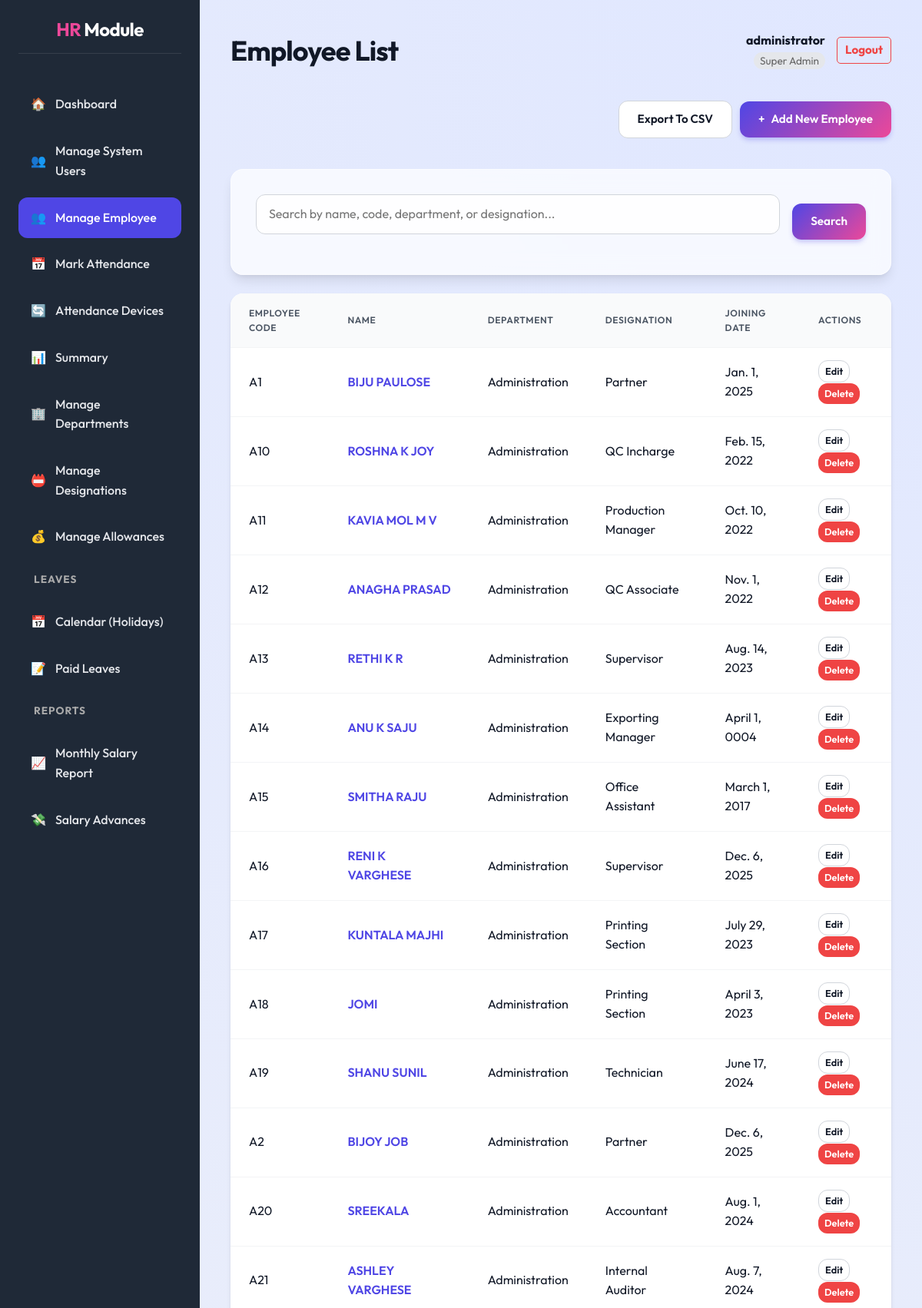
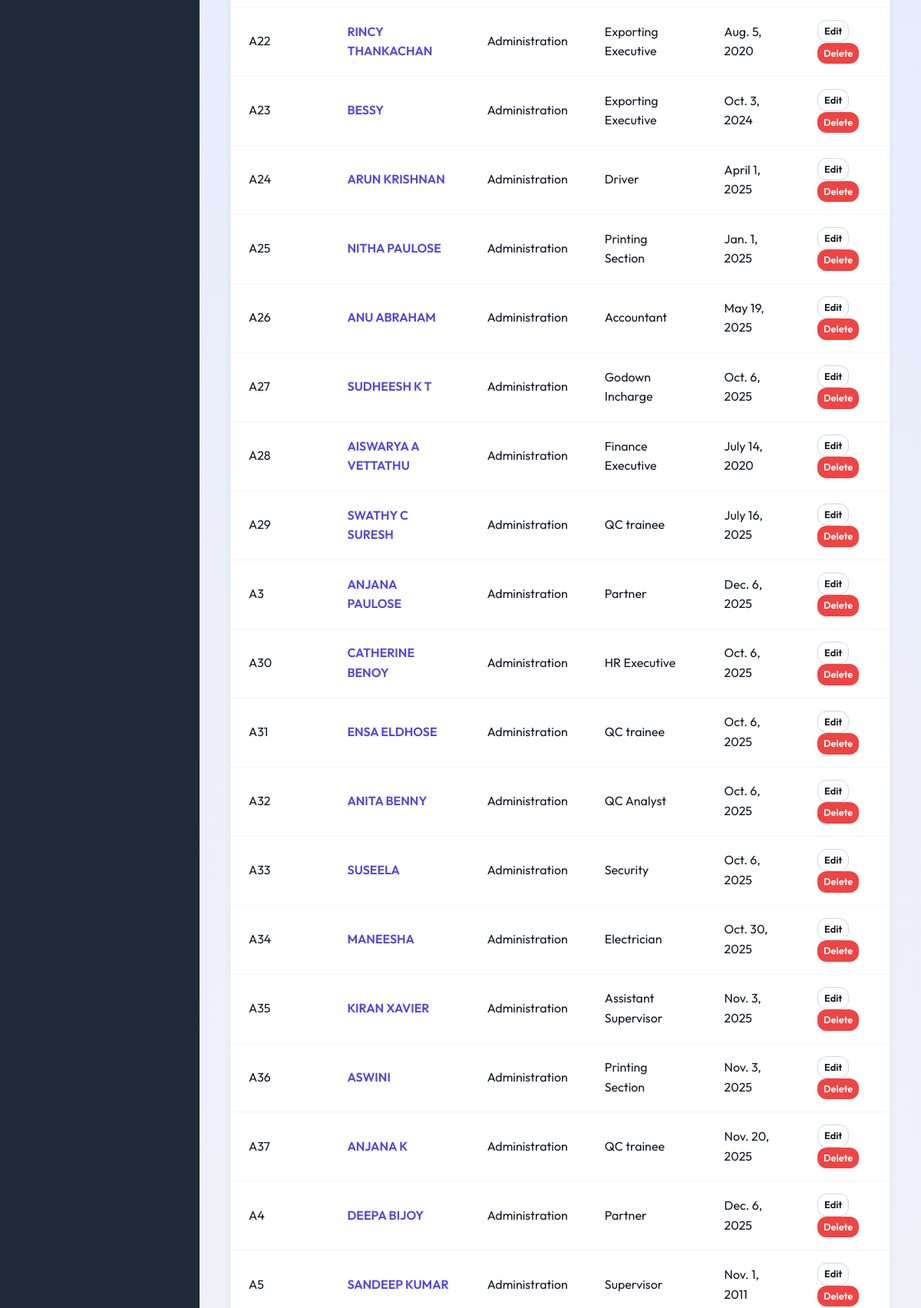
Screenshot of /employees/ (signed in, upper part) with the database file from the repository (2 pictures, top to bottom).
### core/models.py (models this page shows, shortened)
class Employee(models.Model):
    user = models.OneToOneField(User, on_delete=models.SET_NULL, null=True, blank=True, related_name='employee_profile')
    GENDER_CHOICES = [
        ('M', 'Male'),
        ('F', 'Female'),
        ('O', 'Other'),
    ]
    EMPLOYMENT_TYPE_CHOICES = [
        ('Permanent', 'Permanent'),
        ('Trainee', 'Trainee'),
        ('Contract', 'Contract'),
        ('Daily Wages', 'Daily Wages'),
        ('Internship', 'Internship'),
        ('Part-Time', 'Part-Time'),
        ('Full-Time', 'Full-Time'),
    ]
    employee_code = models.CharField(max_length=20, unique=True, default=0)
    full_name = models.CharField(max_length=255, default='')
    address = models.TextField(default='')
    date_of_birth = models.DateField(null=True, blank=True, default=None)
    contact_number = models.CharField(max_length=15, default='')
    aadhar_number = models.CharField(max_length=12, default='')
    sex = models.CharField(max_length=1, choices=GENDER_CHOICES, null=True, blank=True, default=None)
    nationality = models.CharField(max_length=50, default='')
    state = models.CharField(max_length=50, default='')
    joining_date = models.DateField(default=datetime.date.today)
    department = models.ForeignKey(Department, on_delete=models.SET_NULL, null=True, blank=True)
    designation = models.ForeignKey(Designation, on_delete=models.SET_NULL, null=True, blank=True)
    previous_experience = models.TextField(default='')
    employment_type = models.CharField(max_length=20, choices=EMPLOYMENT_TYPE_CHOICES, default='Permanent')
    basic_salary = models.DecimalField(max_digits=10, decimal_places=2, default=0.00)
    allowances = models.ManyToManyField(Allowance, through='EmployeeAllowance', blank=True)
    pf_number = models.CharField(max_length=50, blank=True, null=True)
    esi_number = models.CharField(max_length=50, blank=True, null=True)

class Department(models.Model):
    name = models.CharField(max_length=100, unique=True)

class Designation(models.Model):
    name = models.CharField(max_length=100, unique=True)

### core/views.py (the view, shortened to what this page needs)
# urls.py: path('employees/', views.employee_list, name='employee_list'),
@hr_required
def employee_list(request):
    employees = Employee.objects.all()
    search_query = request.GET.get('search', '')
    filter_type = request.GET.get('filter')
    sort_by = request.GET.get('sort', 'employee_code')  # Default sort
    order = request.GET.get('order', 'asc')
    sort_map = {
        'code': 'employee_code',
        'name': 'full_name',
        'department': 'department__name',
        'designation': 'designation__name',
        'date': 'joining_date'
    }
    model_field = sort_map.get(sort_by, 'employee_code')
    if order == 'desc':
        model_field = '-' + model_field
    employees = employees.order_by(model_field)
    return render(request, 'core/employee_list.html', {
        'employees': employees,
        'search_query': search_query,
        'current_sort': sort_by,
        'current_order': order
    })

### core/templates/core/employee_list.html (shortened to what this page needs)
{% extends 'core/dashboard_base.html' %}
{% load static %}
{% block page_title %}Employee List{% endblock %}
{% block dashboard_content %}
<div class="main-content-header" style="justify-content: flex-end; gap: 10px;">
    <a href="{% url 'export_employees_csv' %}" class="btn btn-secondary">Export to CSV</a>
    <a href="{% url 'employee_add' %}" class="btn btn-primary"><span>+</span> Add New Employee</a>
</div>
<div class="card" style="margin-bottom: 1.5rem;">
    <form method="get" style="display: flex; gap: 1rem; align-items: center;">
        <div style="flex: 1;">
            <input type="text" name="search" id="search"
                placeholder="Search by name, code, department, or designation..." value="{{ search_query }}"
                style="width: 100%;">
        </div>
        <div style="display: flex; gap: 0.5rem;">
            <button type="submit" class="btn btn-primary">Search</button>
        </div>
    </form>
</div>
<table class="data-table">
    <thead>
        <tr>
            <th>
                <a href="?sort=code&order={% if current_sort == 'code' and current_order == 'asc' %}desc{% else %}asc{% endif %}{% if search_query %}&search={{ search_query }}{% endif %}"
                    style="color: inherit; text-decoration: none; display: flex; align-items: center; gap: 5px;">
                    Employee Code
                </a>
            </th>
            <th>
                <a href="?sort=name&order={% if current_sort == 'name' and current_order == 'asc' %}desc{% else %}asc{% endif %}{% if search_query %}&search={{ search_query }}{% endif %}"
                    style="color: inherit; text-decoration: none; display: flex; align-items: center; gap: 5px;">
                    Name
                </a>
            </th>
            <th>
                <a href="?sort=department&order={% if current_sort == 'department' and current_order == 'asc' %}desc{% else %}asc{% endif %}{% if search_query %}&search={{ search_query }}{% endif %}"
                    style="color: inherit; text-decoration: none; display: flex; align-items: center; gap: 5px;">
                    Department
                </a>
            </th>
            <th>
                <a href="?sort=designation&order={% if current_sort == 'designation' and current_order == 'asc' %}desc{% else %}asc{% endif %}{% if search_query %}&search={{ search_query }}{% endif %}"
                    style="color: inherit; text-decoration: none; display: flex; align-items: center; gap: 5px;">
                    Designation
                </a>
            </th>
            <th>
                <a href="?sort=date&order={% if current_sort == 'date' and current_order == 'asc' %}desc{% else %}asc{% endif %}{% if search_query %}&search={{ search_query }}{% endif %}"
                    style="color: inherit; text-decoration: none; display: flex; align-items: center; gap: 5px;">
                    Joining Date
                </a>
            </th>
            <th>Actions</th>
        </tr>
    </thead>
    <tbody>
        {% for employee in employees %}
        <tr>
            <td>{{ employee.employee_code }}</td>
            <td><a href="{% url 'employee_detail' employee.id %}" style="font-weight: 600;">{{ employee.full_name }}</a>
            </td>
            <td>{{ employee.department.name|default:"N/A" }}</td>
            <td>{{ employee.designation.name|default:"N/A" }}</td>
            <td>{{ employee.joining_date }}</td>
            <td class="actions">
                <a href="{% url 'employee_edit' employee.id %}" class="btn btn-secondary btn-sm"
                    style="padding: 0.25rem 0.5rem; font-size: 0.8rem;">Edit</a>
                <a href="{% url 'employee_delete' employee.id %}" class="btn btn-danger btn-sm"
                    style="padding: 0.25rem 0.5rem; font-size: 0.8rem;">Delete</a>
            </td>
        </tr>
        {% empty %}
        <tr>
            <td colspan="6">No employees found.</td>
        </tr>
        {% endfor %}
    </tbody>
</table>
{% endblock %}

### core/templates/core/dashboard_base.html (shortened to what this page needs)
{% extends 'core/base.html' %}
{% load static %}
{% block content %}
<div class="dashboard-layout">
    <div class="sidebar">
        <h2><span style="color: var(--secondary-color);">HR</span> Module</h2>
        <ul>
            <li><a href="{% url 'dashboard' %}"
                    class="{% if request.resolver_match.url_name == 'dashboard' %}active{% endif %}">
                    <span>🏠</span> Dashboard
                </a></li>
            {% if user.is_superuser or user.hrprofile.role == 0 %}
            <li><a href="{% url 'manage_hrs' %}"
                    class="{% if 'manage_hr' in request.resolver_match.url_name %}active{% endif %}">
                    <span>👥</span> Manage System Users
                </a></li>
            {% endif %}
            <li><a href="{% url 'employee_list' %}"
                    class="{% if request.resolver_match.url_name == 'employee_list' %}active{% endif %}">
                    <span>👥</span> Manage Employee
                </a></li>
            <li><a href="{% url 'attendance_mark' %}"
                    class="{% if request.resolver_match.url_name == 'attendance_mark' %}active{% endif %}">
                    <span>📅</span> Mark Attendance
                </a></li>
            <li><a href="{% url 'device_list' %}"
                    class="{% if request.resolver_match.url_name == 'device_list' %}active{% endif %}">
                    <span>🔄</span> Attendance Devices
                </a></li>
            <li><a href="{% url 'summary' %}"
                    class="{% if request.resolver_match.url_name == 'summary' %}active{% endif %}">
                    <span>📊</span> Summary
                </a></li>
            <li><a href="{% url 'department_list' %}"
                    class="{% if request.resolver_match.url_name == 'department_list' %}active{% endif %}">
                    <span>🏢</span> Manage Departments
                </a></li>
            <li><a href="{% url 'designation_list' %}"
                    class="{% if request.resolver_match.url_name == 'designation_list' %}active{% endif %}">
                    <span>📛</span> Manage Designations
                </a></li>
            <li><a href="{% url 'allowance_list' %}"
                    class="{% if request.resolver_match.url_name == 'allowance_list' %}active{% endif %}">
                    <span>💰</span> Manage Allowances
                </a></li>
            <li>
                <div
                    style="padding: 10px 20px; font-size: 0.85em; color: #aaa; text-transform: uppercase; font-weight: bold; letter-spacing: 1px;">
                    Leaves</div>
            </li>
            <li><a href="{% url 'leave_calendar' %}"
                    class="{% if request.resolver_match.url_name == 'leave_calendar' %}active{% endif %}">
                    <span>📅</span> Calendar (Holidays)
                </a></li>
            <li><a href="{% url 'leave_list' %}"
                    class="{% if request.resolver_match.url_name == 'leave_list' %}active{% endif %}">
                    <span>📝</span> Paid Leaves
                </a></li>
            <li>
                <div
                    style="padding: 10px 20px; font-size: 0.85em; color: #aaa; text-transform: uppercase; font-weight: bold; letter-spacing: 1px;">
                    Reports</div>
            </li>
            <li><a href="{% url 'monthly_salary_report' %}"
                    class="{% if request.resolver_match.url_name == 'monthly_salary_report' %}active{% endif %}">
                    <span>📈</span> Monthly Salary Report
                </a></li>
            <li><a href="{% url 'salary_advance_list' %}"
                    class="{% if request.resolver_match.url_name == 'salary_advance_list' %}active{% endif %}">
                    <span>💸</span> Salary Advances
                </a></li>
    </div>
    <div class="main-content">
        <div class="main-content-header" style="justify-content: space-between; display: flex; align-items: center;">
            <h1 style="margin: 0;">{% block page_title %}{% endblock %}</h1>
            <div class="user-info" style="display: flex; align-items: center; gap: 15px;">
                <div style="text-align: right;">
                    <span style="display: block; font-weight: bold;">{{ user.username }}</span>
                    <span
                        style="font-size: 0.85em; color: #666; background: #e5e7eb; padding: 2px 8px; border-radius: 12px;">
                        {% if user.is_superuser %}Super Admin
                        {% elif user.hrprofile.role == 0 %}Administrator
                        {% elif user.hrprofile.role == 1 %}HR Manager
                        {% elif user.hrprofile.role == 2 %}Employee
                        {% else %}User
                        {% endif %}
                    </span>
                </div>
                <a href="{% url 'logout' %}" class="btn btn-sm btn-outline-danger"
                    style="text-decoration: none; padding: 5px 10px; border: 1px solid #ef4444; color: #ef4444; border-radius: 5px; font-weight: bold;">Logout</a>
            </div>
        </div>
        {% block dashboard_content %}{% endblock %}
    </div>
</div>
{% endblock %}

### core/static/core/style.css (style rules this page uses)
:root { --primary-color: #4f46e5; --primary-hover: #4338ca; --secondary-color: #ec4899; --background-color: #f3f4f6; --sidebar-bg: #1f2937; --text-color: #111827; --text-light: #9ca3af; --white: #ffffff; --glass-bg: rgba(255, 255, 255, 0.7); --glass-border: rgba(255, 255, 255, 0.5); --shadow-sm: 0 1px 2px 0 rgba(0, 0, 0, 0.05); --shadow-md: 0 4px 6px -1px rgba(0, 0, 0, 0.1), 0 2px 4px -1px rgba(0, 0, 0, 0.06); --shadow-lg: 0 10px 15px -3px rgba(0, 0, 0, 0.1), 0 4px 6px -2px rgba(0, 0, 0, 0.05); --radius-md: 0.75rem; --radius-lg: 1rem; --font-family: 'Outfit', sans-serif; }
* { box-sizing: border-box; }
body { font-family: var(--font-family); margin: 0; background-color: var(--background-color); color: var(--text-color); line-height: 1.6; overflow-x: hidden; }
h1, h2, h3, h4, h5, h6 { color: var(--text-color); margin-bottom: 1rem; font-weight: 700; letter-spacing: -0.025em; }
h1 { font-size: 2.25rem; }
h2 { font-size: 1.875rem; }
a { color: var(--primary-color); text-decoration: none; transition: all 0.2s ease; }
.card, .form-container { background: var(--glass-bg); backdrop-filter: blur(12px); -webkit-backdrop-filter: blur(12px); border: 1px solid var(--glass-border); border-radius: var(--radius-lg); box-shadow: var(--shadow-lg); padding: 2rem; margin-bottom: 1.5rem; }
.btn { display: inline-flex; align-items: center; justify-content: center; padding: 0.75rem 1.5rem; border-radius: var(--radius-md); font-weight: 600; font-size: 0.95rem; cursor: pointer; transition: all 0.2s ease; border: none; gap: 0.5rem; text-transform: capitalize; }
.btn-primary, input[type="submit"] { background: linear-gradient(135deg, var(--primary-color), var(--secondary-color)); color: var(--white); box-shadow: 0 4px 6px -1px rgba(79, 70, 229, 0.3); }
.btn-secondary { background-color: var(--white); color: var(--text-color); border: 1px solid #d1d5db; }
.btn-danger { background-color: #ef4444; color: var(--white); }
form { width: 100%; }
input[type="text"], input[type="email"], input[type="password"], input[type="number"], input[type="date"], input[type="time"], select, textarea { width: 100%; padding: 0.75rem 1rem; border: 1px solid #d1d5db; border-radius: var(--radius-md); font-size: 1rem; background-color: rgba(255, 255, 255, 0.8); transition: all 0.2s ease; font-family: var(--font-family); margin-bottom: 1.25rem; }
.dashboard-layout { display: flex; min-height: 100vh; }
.sidebar { width: 260px; background-color: var(--sidebar-bg); color: var(--white); padding: 1.5rem; display: flex; flex-direction: column; position: fixed; height: 100vh; box-shadow: var(--shadow-xl); z-index: 50; }
.sidebar h2 { color: var(--white); font-size: 1.5rem; text-align: center; margin-bottom: 2.5rem; padding-bottom: 1rem; border-bottom: 1px solid rgba(255, 255, 255, 0.1); }
.sidebar ul { list-style: none; padding: 0; margin: 0; flex-grow: 1; }
.sidebar li { margin-bottom: 0.5rem; }
.sidebar a { color: #e5e7eb; padding: 0.85rem 1rem; border-radius: var(--radius-md); display: flex; align-items: center; gap: 0.75rem; font-weight: 500; }
.sidebar a:hover, .sidebar a.active { background-color: var(--primary-color); color: var(--white); }
.main-content { flex: 1; margin-left: 260px; padding: 2.5rem; background: radial-gradient(circle at top right, #e0e7ff, #f3f4f6); min-height: 100vh; }
.main-content-header { display: flex; justify-content: space-between; align-items: center; margin-bottom: 2.5rem; }
.data-table { width: 100%; border-collapse: separate; border-spacing: 0; background: var(--white); border-radius: var(--radius-lg); overflow: hidden; box-shadow: var(--shadow-md); margin-top: 1.5rem; }
.data-table th, .data-table td { padding: 1rem 1.5rem; text-align: left; border-bottom: 1px solid #f3f4f6; }
.data-table th { background-color: #f9fafb; color: #4b5563; font-weight: 600; text-transform: uppercase; font-size: 0.75rem; letter-spacing: 0.05em; }

### core/templates/core/dashboard_base.html (style rules this page uses)
.dashboard-layout { display: flex; height: 100vh; overflow: hidden; }
.sidebar { height: 100%; overflow-y: auto; flex-shrink: 0; padding-bottom: 20px; }
.main-content { height: 100%; overflow-y: auto; flex-grow: 1; width: 100%; }

### rows the page displays
Employee: employee_code "A1", full_name "BIJU PAULOSE", department.name "Administration", designation.name "Partner", joining_date "Jan. 1, 2025"
Employee: employee_code "A10", full_name "ROSHNA K JOY", department.name "Administration", designation.name "QC Incharge", joining_date "Feb. 15, 2022"
Employee: employee_code "A11", full_name "KAVIA MOL M V", department.name "Administration", designation.name "Production Manager", joining_date "Oct. 10, 2022"
Employee: employee_code "A12", full_name "ANAGHA PRASAD", department.name "Administration", designation.name "QC Associate", joining_date "Nov. 1, 2022"
Employee: employee_code "A13", full_name "RETHI K R", department.name "Administration", designation.name "Supervisor", joining_date "Aug. 14, 2023"
Employee: employee_code "A14", full_name "ANU K SAJU", department.name "Administration", designation.name "Exporting Manager", joining_date "April 1, 0004"
Employee: employee_code "A15", full_name "SMITHA RAJU", department.name "Administration", designation.name "Office Assistant", joining_date "March 1, 2017"
Employee: employee_code "A16", full_name "RENI K VARGHESE", department.name "Administration", designation.name "Supervisor", joining_date "Dec. 6, 2025"
Employee: employee_code "A17", full_name "KUNTALA MAJHI", department.name "Administration", designation.name "Printing Section", joining_date "July 29, 2023"
Employee: employee_code "A18", full_name "JOMI", department.name "Administration", designation.name "Printing Section", joining_date "April 3, 2023"
Employee: employee_code "A19", full_name "SHANU SUNIL", department.name "Administration", designation.name "Technician", joining_date "June 17, 2024"
Employee: employee_code "A2", full_name "BIJOY JOB", department.name "Administration", designation.name "Partner", joining_date "Dec. 6, 2025"
Employee: employee_code "A20", full_name "SREEKALA", department.name "Administration", designation.name "Accountant", joining_date "Aug. 1, 2024"
Employee: employee_code "A21", full_name "ASHLEY VARGHESE", department.name "Administration", designation.name "Internal Auditor", joining_date "Aug. 7, 2024"
Employee: employee_code "A22", full_name "RINCY THANKACHAN", department.name "Administration", designation.name "Exporting Executive", joining_date "Aug. 5, 2020"
Employee: employee_code "A23", full_name "BESSY", department.name "Administration", designation.name "Exporting Executive", joining_date "Oct. 3, 2024"
Employee: employee_code "A24", full_name "ARUN KRISHNAN", department.name "Administration", designation.name "Driver", joining_date "April 1, 2025"
Employee: employee_code "A25", full_name "NITHA PAULOSE", department.name "Administration", designation.name "Printing Section", joining_date "Jan. 1, 2025"
Employee: employee_code "A26", full_name "ANU ABRAHAM", department.name "Administration", designation.name "Accountant", joining_date "May 19, 2025"
Employee: employee_code "A27", full_name "SUDHEESH K T", department.name "Administration", designation.name "Godown Incharge", joining_date "Oct. 6, 2025"
Employee: employee_code "A28", full_name "AISWARYA A VETTATHU", department.name "Administration", designation.name "Finance Executive", joining_date "July 14, 2020"
Employee: employee_code "A29", full_name "SWATHY C SURESH", department.name "Administration", designation.name "QC trainee", joining_date "July 16, 2025"
Employee: employee_code "A3", full_name "ANJANA PAULOSE", department.name "Administration", designation.name "Partner", joining_date "Dec. 6, 2025"
Employee: employee_code "A30", full_name "CATHERINE BENOY", department.name "Administration", designation.name "HR Executive", joining_date "Oct. 6, 2025"
Employee: employee_code "A31", full_name "ENSA ELDHOSE", department.name "Administration", designation.name "QC trainee", joining_date "Oct. 6, 2025"
Employee: employee_code "A32", full_name "ANITA BENNY", department.name "Administration", designation.name "QC Analyst", joining_date "Oct. 6, 2025"
Employee: employee_code "A33", full_name "SUSEELA", department.name "Administration", designation.name "Security", joining_date "Oct. 6, 2025"
Employee: employee_code "A34", full_name "MANEESHA", department.name "Administration", designation.name "Electrician", joining_date "Oct. 30, 2025"
Employee: employee_code "A35", full_name "KIRAN XAVIER", department.name "Administration", designation.name "Assistant Supervisor", joining_date "Nov. 3, 2025"
Employee: employee_code "A36", full_name "ASWINI", department.name "Administration", designation.name "Printing Section", joining_date "Nov. 3, 2025"
Employee: employee_code "A37", full_name "ANJANA K", department.name "Administration", designation.name "QC trainee", joining_date "Nov. 20, 2025"
Employee: employee_code "A4", full_name "DEEPA BIJOY", department.name "Administration", designation.name "Partner", joining_date "Dec. 6, 2025"
Employee: employee_code "A5", full_name "SANDEEP KUMAR", department.name "Administration", designation.name "Supervisor", joining_date "Nov. 1, 2011"

### other values shown
{{ user.username }} "administrator"
